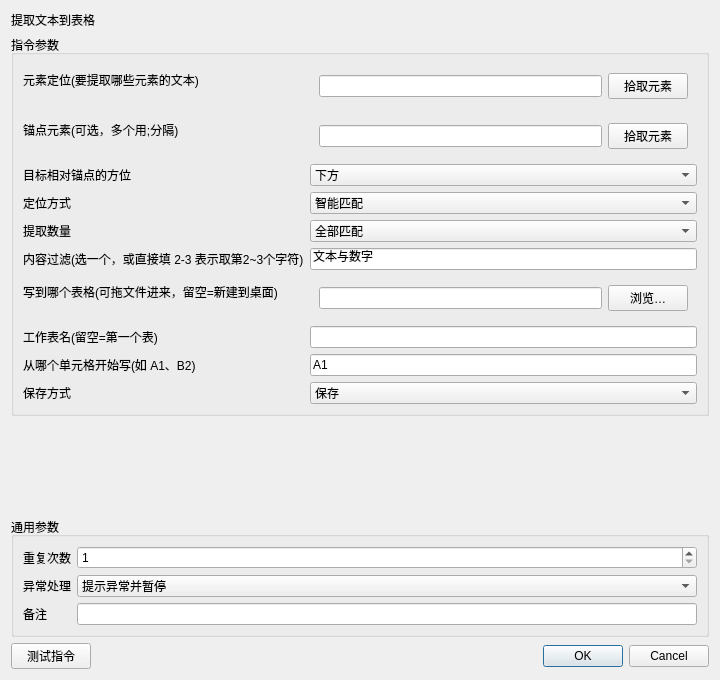
<?xml version="1.0" encoding="UTF-8"?><ui version="4.0"><class>InstructionEditor</class><widget class="QDialog" name="InstructionEditor"><property name="geometry"><rect><x>0</x><y>0</y><width>720</width><height>680</height></rect></property><layout class="QVBoxLayout" name="rootLayout"><item><widget class="QLabel" name="titleLabel"><property name="text"><string>提取文本到表格</string></property></widget></item><item><widget class="QGroupBox" name="parameterGroupBox"><property name="title"><string>指令参数</string></property><layout class="QFormLayout" name="parameterFormLayout"><item row="0" column="0"><widget class="QLabel" name="label_0"><property name="text"><string>元素定位(要提取哪些元素的文本)</string></property></widget></item><item row="0" column="1"><widget class="QWidget" name="container_0"><layout class="QHBoxLayout" name="fieldLayout_0"><item><widget class="QLineEdit" name="parameter_0"><property name="text"><string></string></property></widget></item><item><widget class="QPushButton" name="auxiliary_0"><property name="text"><string>拾取元素</string></property></widget></item></layout></widget></item><item row="1" column="0"><widget class="QLabel" name="label_1"><property name="text"><string>锚点元素(可选，多个用;分隔)</string></property></widget></item><item row="1" column="1"><widget class="QWidget" name="container_1"><layout class="QHBoxLayout" name="fieldLayout_1"><item><widget class="QLineEdit" name="parameter_1"><property name="text"><string></string></property></widget></item><item><widget class="QPushButton" name="auxiliary_1"><property name="text"><string>拾取元素</string></property></widget></item></layout></widget></item><item row="2" column="0"><widget class="QLabel" name="label_2"><property name="text"><string>目标相对锚点的方位</string></property></widget></item><item row="2" column="1"><widget class="QComboBox" name="parameter_2"><item><property name="text"><string>下方</string></property></item><item><property name="text"><string>上方</string></property></item><item><property name="text"><string>右侧</string></property></item><item><property name="text"><string>左侧</string></property></item><item><property name="text"><string>内部</string></property></item><item><property name="text"><string>相邻</string></property></item><property name="currentIndex"><number>0</number></property></widget></item><item row="3" column="0"><widget class="QLabel" name="label_3"><property name="text"><string>定位方式</string></property></widget></item><item row="3" column="1"><widget class="QComboBox" name="parameter_3"><item><property name="text"><string>CSS选择器</string></property></item><item><property name="text"><string>XPath</string></property></item><item><property name="text"><string>文本内容</string></property></item><item><property name="text"><string>智能匹配</string></property></item><item><property name="text"><string>锚点定位</string></property></item><property name="currentIndex"><number>3</number></property></widget></item><item row="4" column="0"><widget class="QLabel" name="label_4"><property name="text"><string>提取数量</string></property></widget></item><item row="4" column="1"><widget class="QComboBox" name="parameter_4"><item><property name="text"><string>单个</string></property></item><item><property name="text"><string>全部匹配</string></property></item><property name="currentIndex"><number>1</number></property></widget></item><item row="5" column="0"><widget class="QLabel" name="label_5"><property name="text"><string>内容过滤(选一个，或直接填 2-3 表示取第2~3个字符)</string></property></widget></item><item row="5" column="1"><widget class="QLineEdit" name="parameter_5"><property name="text"><string>文本与数字</string></property></widget></item><item row="6" column="0"><widget class="QLabel" name="label_6"><property name="text"><string>写到哪个表格(可拖文件进来，留空=新建到桌面)</string></property></widget></item><item row="6" column="1"><widget class="QWidget" name="container_6"><layout class="QHBoxLayout" name="fieldLayout_6"><item><widget class="QLineEdit" name="parameter_6"><property name="text"><string></string></property></widget></item><item><widget class="QPushButton" name="auxiliary_6"><property name="text"><string>浏览…</string></property></widget></item></layout></widget></item><item row="7" column="0"><widget class="QLabel" name="label_7"><property name="text"><string>工作表名(留空=第一个表)</string></property></widget></item><item row="7" column="1"><widget class="QLineEdit" name="parameter_7"><property name="text"><string></string></property></widget></item><item row="8" column="0"><widget class="QLabel" name="label_8"><property name="text"><string>从哪个单元格开始写(如 A1、B2)</string></property></widget></item><item row="8" column="1"><widget class="QLineEdit" name="parameter_8"><property name="text"><string>A1</string></property></widget></item><item row="9" column="0"><widget class="QLabel" name="label_9"><property name="text"><string>保存方式</string></property></widget></item><item row="9" column="1"><widget class="QComboBox" name="parameter_9"><item><property name="text"><string>保存</string></property></item><item><property name="text"><string>另存为</string></property></item><property name="currentIndex"><number>0</number></property></widget></item></layout></widget></item><item><spacer name="verticalSpacer"><property name="orientation"><enum>Qt::Vertical</enum></property><property name="sizeHint" stdset="0"><size><width>20</width><height>20</height></size></property></spacer></item>
<item><widget class="QGroupBox" name="commonGroupBox"><property name="title"><string>通用参数</string></property><layout class="QFormLayout" name="commonFormLayout">
<item row="0" column="0"><widget class="QLabel" name="repeatLabel"><property name="text"><string>重复次数</string></property></widget></item><item row="0" column="1"><widget class="QSpinBox" name="repeatSpinBox"><property name="minimum"><number>1</number></property><property name="maximum"><number>999999</number></property><property name="value"><number>1</number></property></widget></item>
<item row="1" column="0"><widget class="QLabel" name="errorPolicyLabel"><property name="text"><string>异常处理</string></property></widget></item><item row="1" column="1"><widget class="QComboBox" name="errorPolicyComboBox"><item><property name="text"><string>自动跳过</string></property></item><item><property name="text"><string>提示异常并暂停</string></property></item><item><property name="text"><string>提示异常并停止</string></property></item><property name="currentIndex"><number>1</number></property></widget></item>
<item row="2" column="0"><widget class="QLabel" name="noteLabel"><property name="text"><string>备注</string></property></widget></item><item row="2" column="1"><widget class="QLineEdit" name="noteEdit"/></item>
</layout></widget></item>
<item><layout class="QHBoxLayout" name="footerLayout"><item><widget class="QPushButton" name="testButton"><property name="text"><string>测试指令</string></property></widget></item><item><spacer name="footerSpacer"><property name="orientation"><enum>Qt::Horizontal</enum></property><property name="sizeHint" stdset="0"><size><width>40</width><height>20</height></size></property></spacer></item><item><widget class="QDialogButtonBox" name="buttonBox"><property name="standardButtons"><set>QDialogButtonBox::Cancel|QDialogButtonBox::Ok</set></property></widget></item></layout></item>
</layout></widget><resources/><connections/></ui>
